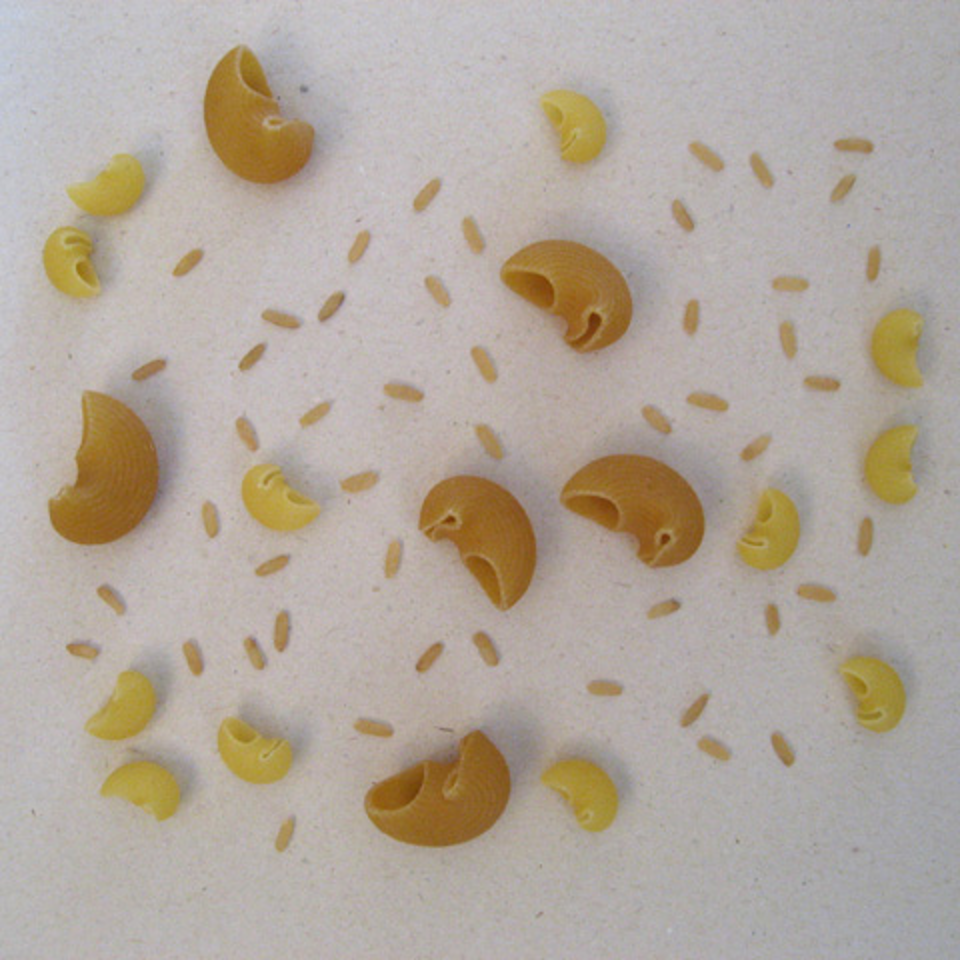
%> input picture Lab4/MacnRice1.tif, 960 x 960 px
$ octave --eval "result = CountObjects(imread('MacnRice1.tif'));"   (GNU Octave 9; MATLAB toolbox functions it lacks are replaced by stand-ins)
%> lines starting %> are read from the running program, lines starting %| are printed output that depends on the picture; in (x1, y1, x2, y2) boxes, pixels count from 0 and x2, y2 are one past the last pixel; in counts of white or black regions, pixels touching at a corner belong together; the program's own positions count from 1
function [IMG, noRice, noSmallMacs, noLargeMacs]=CountObjects(in)
%% Lab4, Task 3
%% Finds the number of rows of bricks
%
% Counts objects of different class and displays them in different colors.
% Input images containing three classes of ojects: grains of rice, snall
% macaronis and large macaronis
%
%% Who has done it
%
% Author: joaek062
% Co-author: You can work in groups of max 2, this is the LiU-ID/name of
% the other member of the group
%
%% Syntax of the function
%      Input arguments:
%           in: the original input RGB color image of type double scaled between 0 and 1
%
%      Output arguments:
%           IMG: the output RGB color image, displaying the three
%           diffferent classes of objects in different colors
%           noRice: Number of grains of rice in the input image
%           noSmallMacs: Number of small macaromis in the input image
%           noLargeMacs: Number of large macaromis in the input image
%
% You MUST NEVER change the first line
%
%% Basic version control (in case you need more than one attempt)
%
% Version: 1
% Date: 2023-12-12
%
% Gives a history of your submission to Lisam.
% Version and date for this function have to be updated before each
% submission to Lisam (in case you need more than one attempt)
%
%% General rules
%
% 1) Don't change the structure of the template by removing %% lines
%
% 2) Document what you are doing using comments
%
% 3) Before submitting make the code readable by using automatic indentation
%       ctrl-a / ctrl-i
%
% 4) Often you must do something else between the given commands in the
%       template
%
%% Here starts your code.
% Write the appropriate MATLAB commands right after each comment below.
%
in = im2double(in);
%% Make the input color image grayscale,
% by choosing its most appropriate channel

bgray = in(:,:,3); % The grayscale version of the input color image

%% Threshold your image
% to separate the objects from the backgroound

level = graythresh(bgray);
%> level = 0.459
b_thresh = imbinarize(bgray,level); % The thresholded image
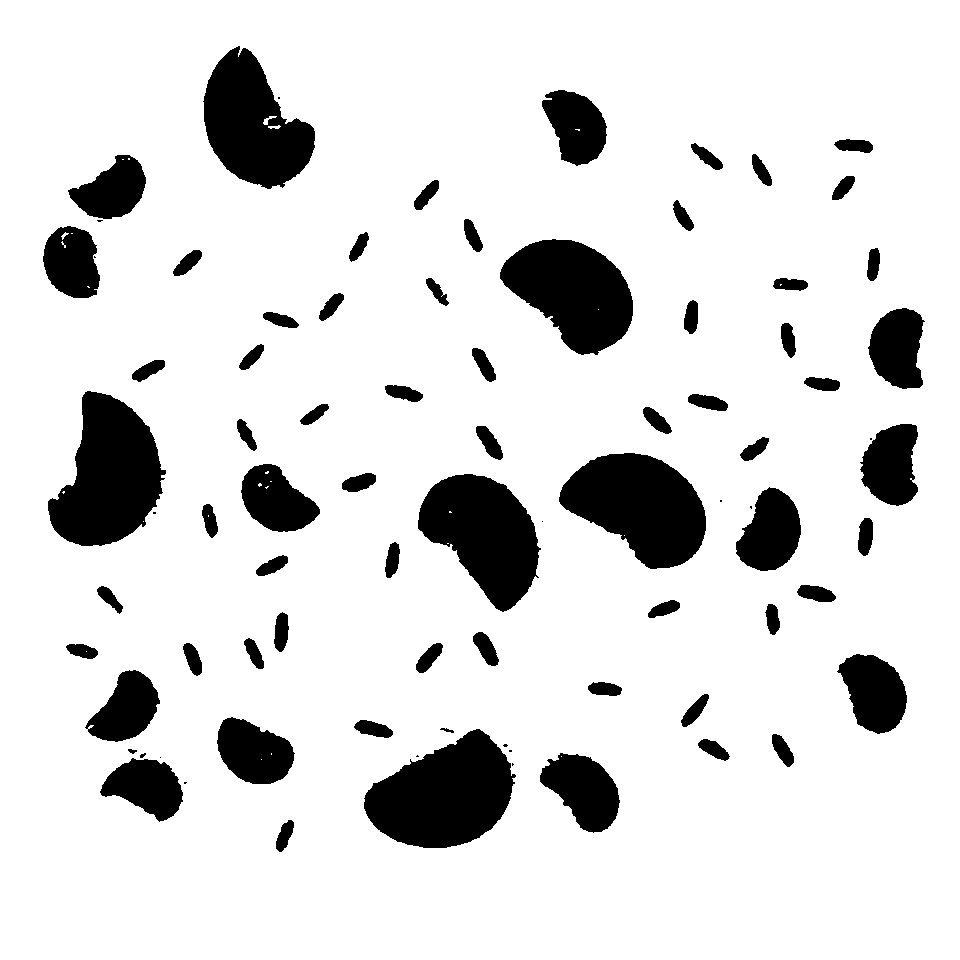
%> b_thresh: size 960x960 logical; 86.5% white; 83 black regions (15 under 20 px), largest, box (x1, y1, x2, y2) and area: (364, 729, 516, 848) 11909, (48, 391, 166, 546) 11636, (559, 453, 706, 569) 11150

%% Clean up the binary image
% Use morphological operations to clean up the binary image from noise.
% Especially make sure that your cleaned image don't contain any false object
% (i.e. single foreground pixels, or groups of connected foreground pixels,
% that do not belong to the object classes

r = 2;
r2 = 5;
SE = strel('disk',r);
SE2 = strel('disk',r2);
b_clean = imopen(b_thresh,SE);
%> b_clean: size 960x960 logical; 86.4% white; 75 black regions (7 under 20 px), largest, box (x1, y1, x2, y2) and area: (364, 729, 516, 848) 11959, (48, 391, 166, 546) 11684, (559, 453, 706, 569) 11167
b_clean = imclose(b_clean, SE2); % Cleaned up binary image
%> b_clean: size 960x960 logical; 86.6% white; 66 black regions, largest, box (x1, y1, x2, y2) and area: (364, 730, 514, 848) 11904, (48, 392, 164, 546) 11621, (559, 453, 706, 569) 11157
b_clean = imcomplement(b_clean); % Inverse of image to get 1s on the rice and macs, and 0s on the background

%% Labelling
%  Use labelling to assign every object a unique number

L = bwlabel(b_clean); % Labelled image
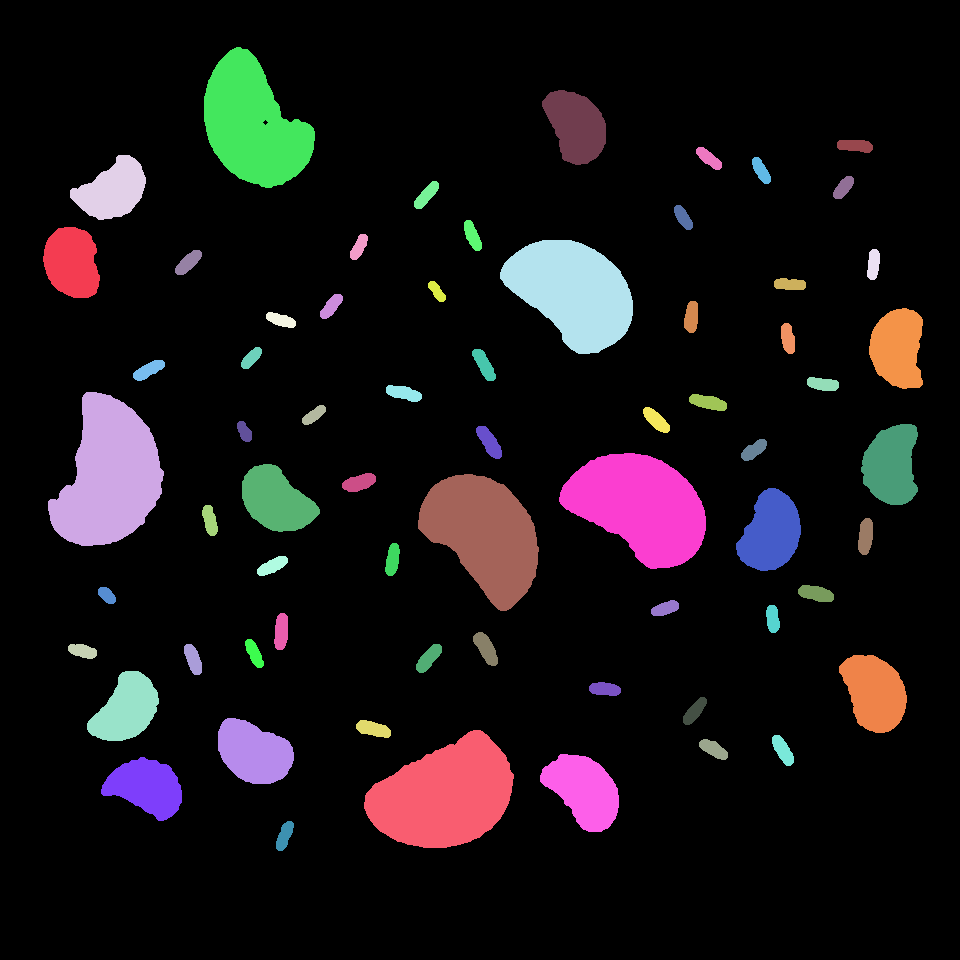
%> L: size 960x960 double; 67 distinct labels, from 0 to 66; one colour per label, 0 black

%% Object features
% Compute relevant object features that you can use to classify
% the three classes of objects

Stats = regionprops(L,'Area'); % Create struct with relevant object properties
%> Stats = 66 regions; largest, Area: 11904, 11621, 11157, 10396, 9960

for n=1:length(Stats)
    Area(n)=Stats(n).Area;
end
%> this loop made 66 passes
%> after the loop, Area = 66 values, max 11904 at index 27, min 208 at index 33, mean 1867.1

%hist(Area);


%% Object classification
% Based on your object features, classify the objects, i.e. for each
% labelled object: decide if it belongs to the three classes: Rice, SmallMacs, or LargeMacs
% In case you didn't succeed in cleaining up all false objects, you should
% discard them here, so they don't count as the classes of objects

Rice = find(Area < 2000); % Vector containing the labels of all objects classifies as rice
%> Rice = 48 values from 3 to 65
SmallMacs = find(Area > 2000 & Area < 6000); % Vector containing the labels of all objects classifies as SmallMacs
%> SmallMacs = [1 4 5 7 13 16 39 40 51 62 64 66]
LargeMacs = find(Area > 6000); % Vector containing the labels of all objects classifies as LargeMacs
%> LargeMacs = [2 12 27 32 38 41]

%% Count the objects for each class.

noRice = length(Rice);% Number of rices
%> noRice = 48
noSmallMacs = length(SmallMacs); % Number of small macoronis
%> noSmallMacs = 12
noLargeMacs = length(LargeMacs);% Number of large macoronis
%> noLargeMacs = 6

%% Create an RGB-image, IMG, displaying the different classes of objects in different colors
% Use for example: Colored objects on black background, colored objects on
% the original background, highlight the borders of the objects in the
% original image in different colors (or some other way of displayig the
% objects)

[r,c] = size(L);
RGB = zeros(r,c,3);

rice_im=zeros(r,c); % creates an empty matrix
for n=1:length(Rice) % the number of rice objects
    rice_im(L==Rice(n))=1; % Rice object area is set to 1
end
%> this loop made 48 passes
%> rice_im: size 960x960 double; values 0 (black) and 1 (white), 1.8% white; 48 white regions, largest, box (x1, y1, x2, y2) and area: (473, 632, 498, 666) 486, (476, 426, 502, 459) 467, (798, 585, 834, 602) 451

RGB(:,:,1) = rice_im; % Red channel

smallMac_im=zeros(r,c); % creates an empty matrix
for n=1:length(SmallMacs) % the number of small macs
    smallMac_im(L==SmallMacs(n))=1; % Small mac area is set to 1
end
%> this loop made 12 passes
%> smallMac_im: size 960x960 double; values 0 (black) and 1 (white), 4.5% white; 12 white regions, largest, box (x1, y1, x2, y2) and area: (540, 754, 619, 832) 3970, (839, 655, 907, 733) 3779, (736, 488, 801, 571) 3742

RGB(:,:,2) = smallMac_im; % Green channel

largeMac_im=zeros(r,c); % creates an empty matrix
for n=1:length(LargeMacs) % the number of large macs
    largeMac_im(L==LargeMacs(n))=1; % Large mac area is set to 1
end
%> this loop made 6 passes
%> largeMac_im: size 960x960 double; values 0 (black) and 1 (white), 7% white; 6 white regions, box (x1, y1, x2, y2) and area: (364, 730, 514, 848) 11904, (48, 392, 164, 546) 11621, (559, 453, 706, 569) 11157, (418, 474, 539, 611) 10396, (500, 240, 633, 354) 9960, (204, 47, 315, 188) 9844

RGB(:,:,3) = largeMac_im; % Blue channel

IMG = in + RGB; % Output RGB-image displaying the three classes of objects in different colors
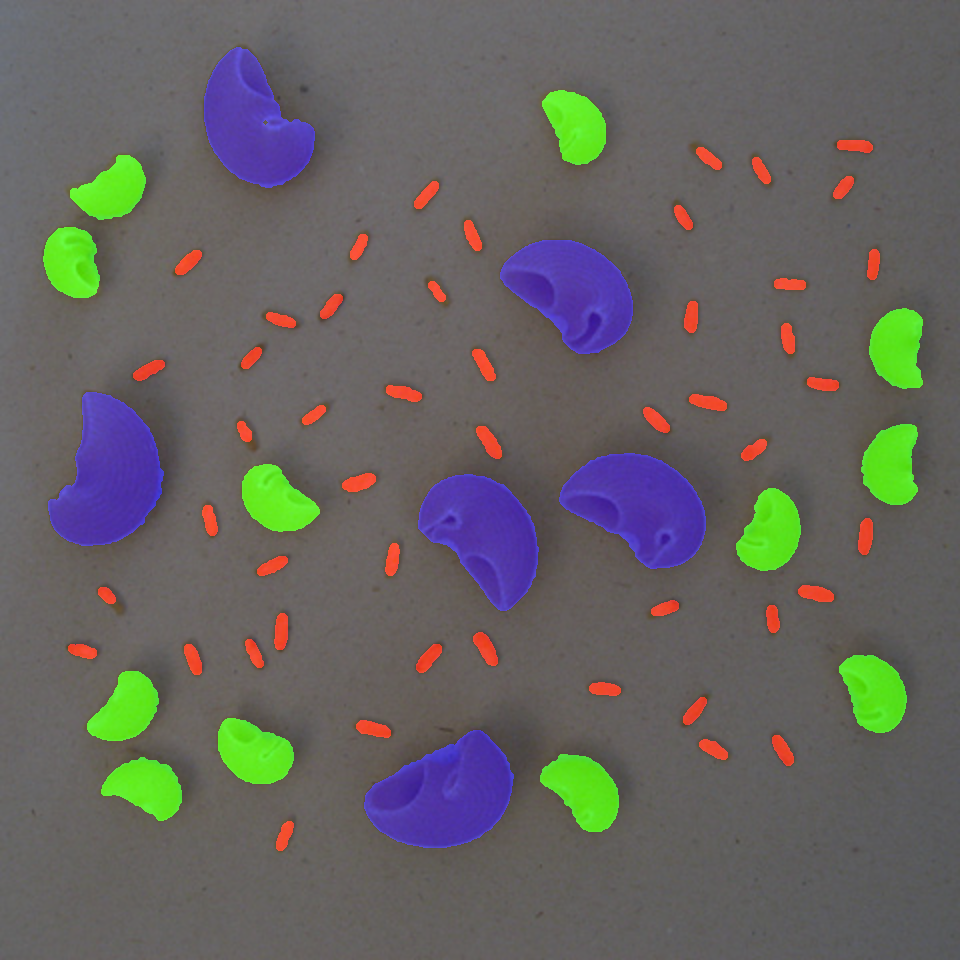
%> IMG: size 960x960x3 double; mean R, G, B 0.718, 0.705, 0.687; drawn with min black and max white
% Output image is the original image with different color overlay for each
% of the three classes of objects

%% Test your code on the three test images
% % Your code is supposed to work for the three images:
%
% Image          noRice   noSmallMacs   noLargeMacs
% MacnRice1.tif  48       12            6
% MacnRice2.tif  60       14            6
% MacnRice3.tif  42       11            5

$ run again, on Lab4/MacnRice2.tif
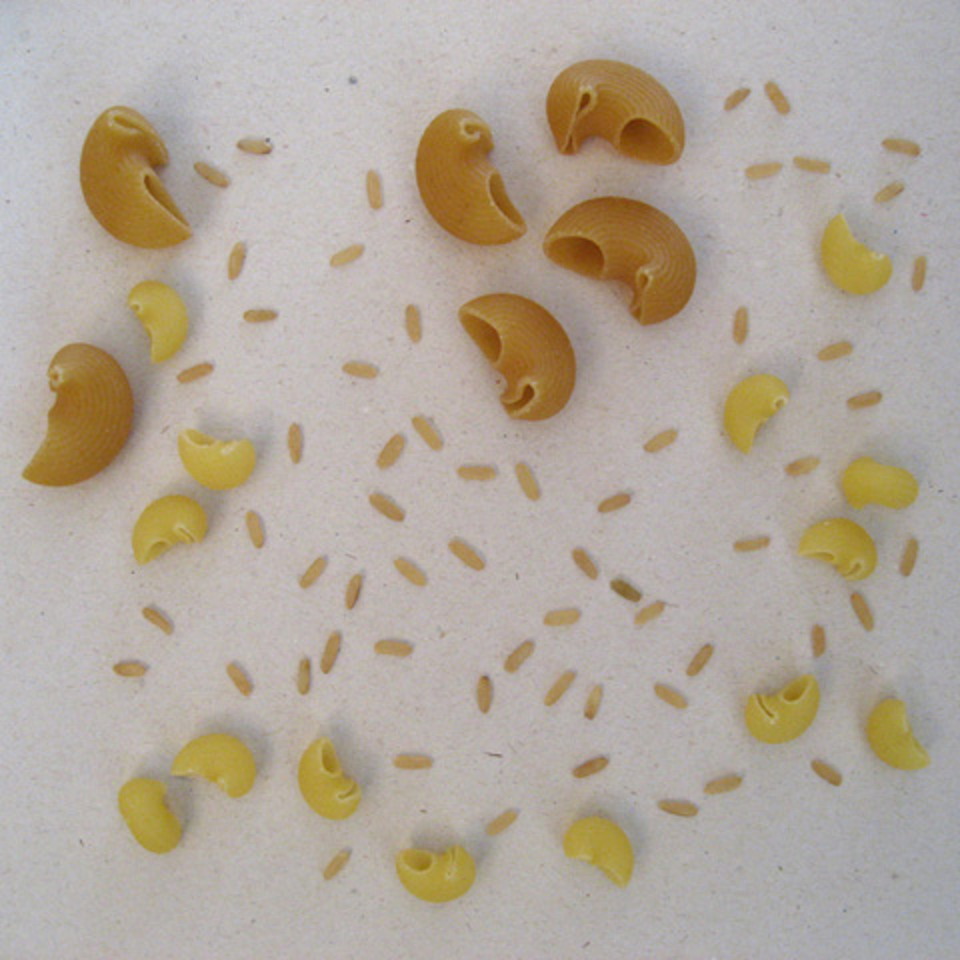
%> input picture Lab4/MacnRice2.tif, 960 x 960 px
%> level = 0.467
%> b_thresh: size 960x960 logical; 84.4% white; 119 black regions (37 under 20 px), largest, box (x1, y1, x2, y2) and area: (538, 194, 697, 327) 13534, (545, 60, 686, 166) 11802, (22, 342, 146, 488) 11672
%> in CountObjects, `L = bwlabel(b_clean);`:
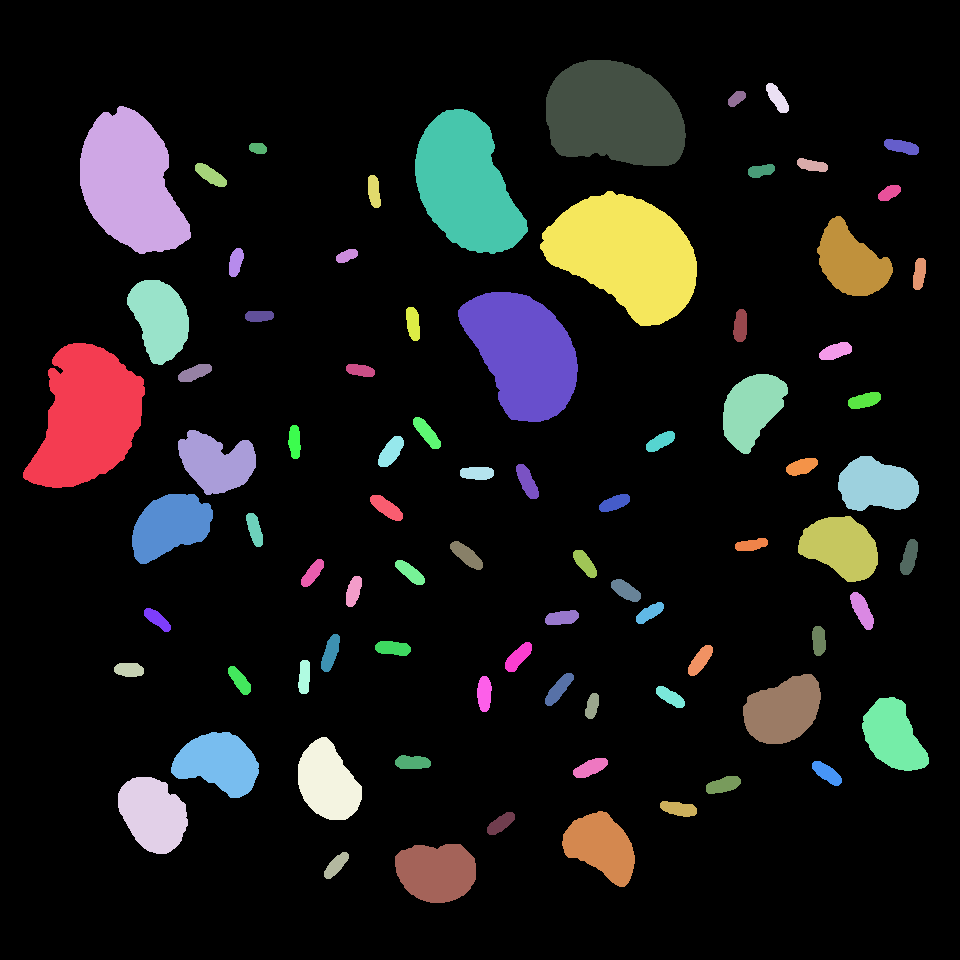
%> L: size 960x960 double; 81 distinct labels, from 0 to 80; one colour per label, 0 black
%> Stats = 80 regions; largest, Area: 13554, 11797, 11666, 10970, 10791
%> the loop in CountObjects, `for n=1:length(Stats)` made 80 passes
%> after the loop in CountObjects, `for n=1:length(Stats)`: Area = 80 values, max 13554 at index 43, min 167 at index 16, mean 1779.4
%> Rice = 60 values from 3 to 80
%> SmallMacs = [4 5 6 8 10 19 32 47 59 63 68 71 73 76]
%> LargeMacs = [1 2 35 37 43 46]
%> noRice = 60
%> noSmallMacs = 14
%> noLargeMacs = 6
%> the loop in CountObjects, `for n=1:length(Rice)` made 60 passes
%> the loop in CountObjects, `for n=1:length(SmallMacs)` made 14 passes
%> the loop in CountObjects, `for n=1:length(LargeMacs)` made 6 passes
%> in CountObjects, `IMG = in + RGB;`:
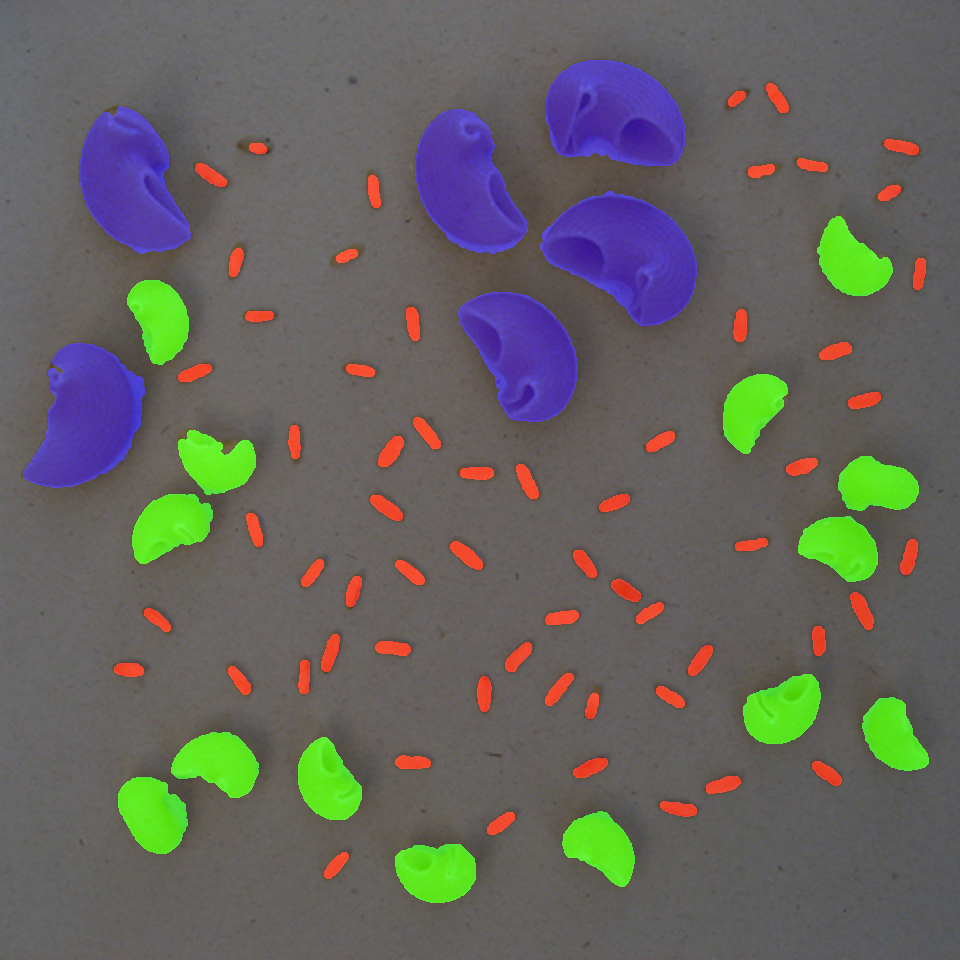
%> IMG: size 960x960x3 double; mean R, G, B 0.724, 0.715, 0.687; drawn with min black and max white
